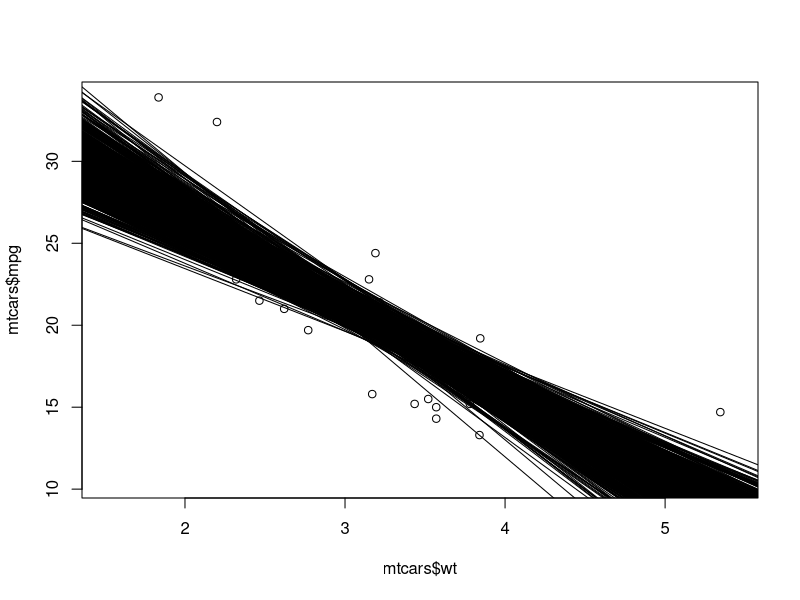

Write the R code that produced this figure.
rm(list=ls())

# Pairwise bootstrap


plot(mtcars$wt, mtcars$mpg)
x <- mtcars$wt
y <- mtcars$mpg

reg <- lm(y~x)
abline(reg)

bhat <- reg$coefficients[2]
n <- nrow(mtcars)
num <- sum(((x-mean(x))^2)*(reg$residuals^2))/n
den <- sum((x-mean(x))^2) / n
se <- sqrt(num)/den

t <- sqrt(n)*bhat / se

B <- 999
bstar <- rep(NA, B)
tstar <- rep(NA, B)



for (b in 1:B) {
  index <- sample(1:32, size = 32, replace = T)
  
  x_b <- x[index]
  y_b <- y[index]
  
  reg_b <- lm(y_b~x_b)
  abline(reg_b)
  
  bstar[b] <- reg_b$coefficients[2]
  n <- nrow(mtcars)
  num_b <- sum(((x_b - mean(x_b))^2)*(reg_b$residuals^2))/n
  den_b <- sum((x_b - mean(x_b))^2) /n
  se_b <- sqrt(num_b)/den_b
  
  tstar[b] <- sqrt(n)*(bstar[b] - bhat) / se_b
}

summary(tstar)
summary(bstar)



